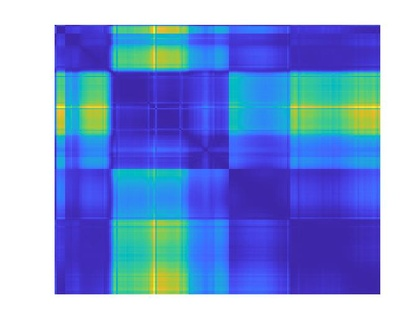
%> input picture CCE/similarity3.jpg, 420 x 331 px, shrunk from 677 x 533 before the run
$ octave Robert.m   (GNU Octave 9; MATLAB toolbox functions it lacks are replaced by stand-ins)
%> lines starting %> are read from the running program, lines starting %| are printed output that depends on the picture; in (x1, y1, x2, y2) boxes, pixels count from 0 and x2, y2 are one past the last pixel; in counts of white or black regions, pixels touching at a corner belong together; the program's own positions count from 1
%RGB_YCbCr
clc;
clear all;
close all;

% RGB_data = imread('similarityMatrix.jpg');%相似矩阵
RGB_data = imread('similarity3.jpg');%normalize 后的相似矩阵
%> RGB_data is the input picture: size 331x420x3 uint8; mean R, G, B 134.9, 158.3, 217.9

R_data =    RGB_data(:,:,1);
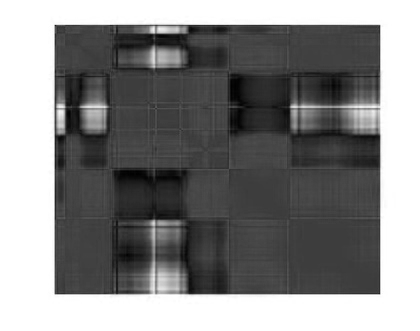
%> R_data: size 331x420 uint8; min 1, max 255, mean 134.9
G_data =    RGB_data(:,:,2);
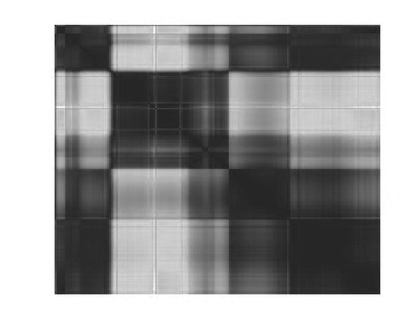
%> G_data: size 331x420 uint8; min 20, max 255, mean 158.3
B_data =    RGB_data(:,:,3);
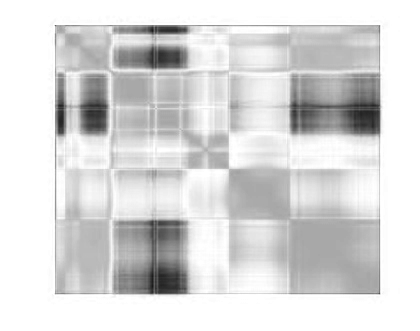
%> B_data: size 331x420 uint8; min 25, max 255, mean 217.9

%imshow(RGB_data);

[ROW,COL, DIM] = size(RGB_data);
%> ROW = 331; COL = 420; DIM = 3

Y_data = zeros(ROW,COL);
Cb_data = zeros(ROW,COL);
Cr_data = zeros(ROW,COL);
Gray_data = RGB_data;

for r = 1:ROW
    for c = 1:COL
        Y_data(r, c) = 0.299*R_data(r, c) + 0.587*G_data(r, c) + 0.114*B_data(r, c);
        Cb_data(r, c) = -0.172*R_data(r, c) - 0.339*G_data(r, c) + 0.511*B_data(r, c) + 128;
        Cr_data(r, c) = 0.511*R_data(r, c) - 0.428*G_data(r, c) - 0.083*B_data(r, c) + 128;
    end
end
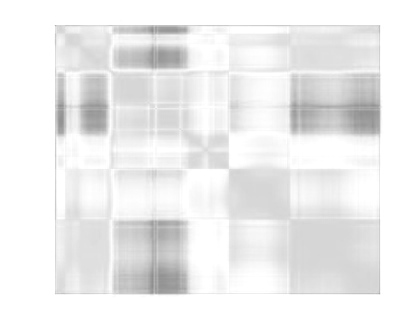
%> Cb_data: size 331x420 double; min 141, max 255, mean 238.1
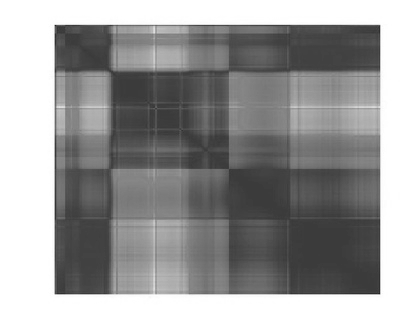
%> Y_data: size 331x420 double; min 31, max 255, mean 158.1

Gray_data(:,:,1)=Y_data;
Gray_data(:,:,2)=Y_data;
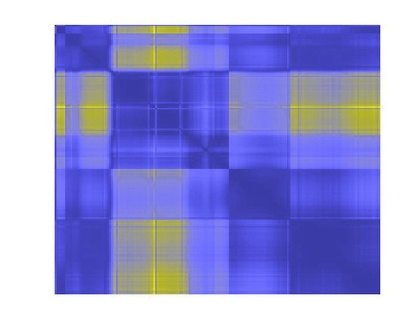
%> Gray_data: size 331x420x3 uint8; mean R, G, B 158.1, 158.1, 217.9
Gray_data(:,:,3)=Y_data;

figure;
imshow(Gray_data);

%Median Filter      中值滤波
imgn = imnoise(Gray_data,'salt & pepper',0.02); %add noise to image

figure;
imshow(imgn);

Median_Img = Gray_data;
for r = 2:ROW-1
    for c = 2:COL-1
        median3x3 =[imgn(r-1,c-1)    imgn(r-1,c) imgn(r-1,c+1)
                    imgn(r,c-1)      imgn(r,c)      imgn(r,c+1)
                    imgn(r+1,c-1)      imgn(r+1,c) imgn(r+1,c+1)];
        sort1 = sort(median3x3, 2, 'descend');
        sort2 = sort([sort1(1), sort1(4), sort1(7)], 'descend');
        sort3 = sort([sort1(2), sort1(5), sort1(8)], 'descend');
        sort4 = sort([sort1(3), sort1(6), sort1(9)], 'descend');
        mid_num = sort([sort2(3), sort3(2), sort4(1)], 'descend');
        Median_Img(r,c) = mid_num(2);
    end
end

figure;
imshow(Median_Img);

%Robert_Edge_Detect

Median_Img = double(Median_Img);
%> Median_Img: size 331x420x3 double
Robert_Threshold = 15;
Rober_Img = zeros(ROW,COL);
for r = 2:ROW-1
    for c = 2:COL-1
        Robert_x = Median_Img(r+1,c+1) - Median_Img(r,c);
        Robert_y = Median_Img(r+1,c) - Median_Img(r,c+1);
        Robert_Num = abs(Robert_x) + abs(Robert_y);
        %Robert_Num = sqrt(Sobel_x^2 + Sobel_y^2);
        if(Robert_Num > Robert_Threshold)
            Rober_Img(r,c)=0;
        else
            Rober_Img(r,c)=255;
        end
    end
end
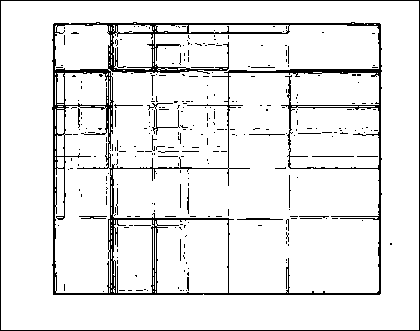
%> Rober_Img: size 331x420 double; 91.9% white; black in thin lines or dots

figure;
imshow(Rober_Img);

$ run again, with CCE/similarityMatrix.jpg copied over CCE/similarity3.jpg
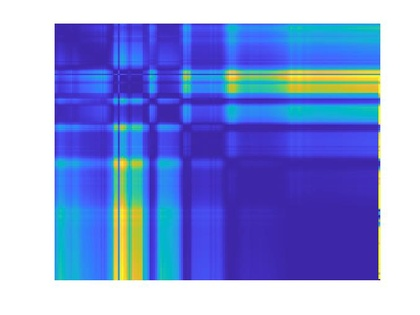
%> input picture CCE/similarityMatrix.jpg, 420 x 315 px, shrunk from 677 x 508 before the run
%> RGB_data is the input picture: size 315x420x3 uint8; mean R, G, B 135.7, 150.8, 218.5
%> after the loop `for r = 1:ROW`:
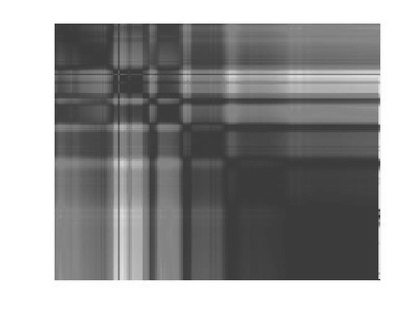
%> Y_data: size 315x420 double; min 27, max 255, mean 154
%> after the loop `for r = 2:ROW-1`:
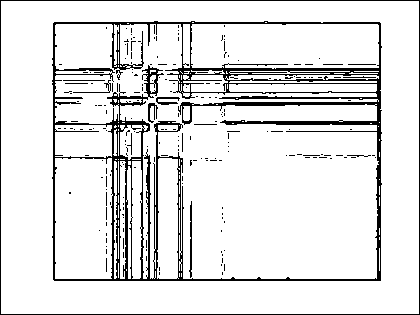
%> Rober_Img: size 315x420 double; 89.3% white; black in thin lines or dots

$ run again, with CCE/similarityMat.jpg copied over CCE/similarity3.jpg
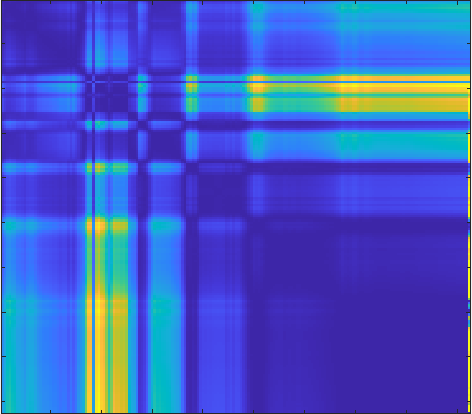
%> input picture CCE/similarityMat.jpg, 472 x 414 px
%> RGB_data is the input picture: size 414x472x3 uint8; mean R, G, B 66.9, 90.4, 196.9
%> after the loop `for r = 2:ROW-1`:
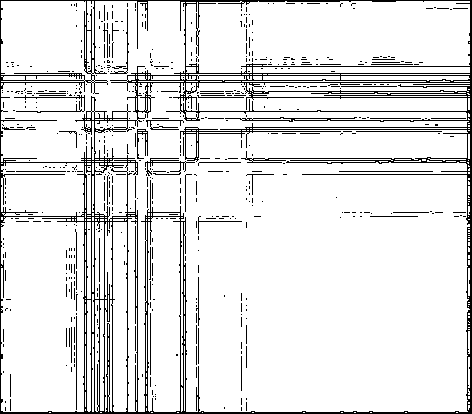
%> Rober_Img: size 414x472 double; 89.3% white; black in thin lines or dots
